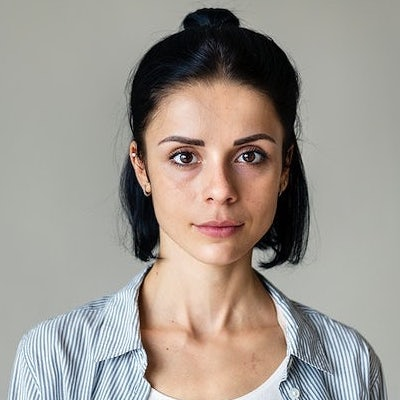
#> input picture input1.jpg, 400 x 400 px
$ python question2a.py
#> lines starting #> are read from the running program, lines starting #| are printed output that depends on the picture; after the words box and inside, x2 and y2 are one past the last pixel; in counts of white or black regions, pixels touching at a corner belong together
import numpy as np
import cv2
import random

img = cv2.imread('input1.jpg', cv2.IMREAD_COLOR)
#> img is the input picture: shape (400, 400, 3); mean B, G, R 143.9, 151.2, 158.4

# grey = cv2.cvtColor(img, cv2.COLOR_BGR2GRAY)

def create_pencil_strokes(img):
    prob = 0.4

    pencil_strokes = np.zeros(img.shape,np.uint8)

    thres = 1 - prob

    for i in range(img.shape[0]):
        for j in range(img.shape[1]):
            rdn = random.random()
            if rdn < prob:
                pencil_strokes[i][j] = 0
            elif rdn > thres:
                pencil_strokes[i][j] = 255
            else:
                pencil_strokes[i][j] = img[i][j]
    pencil_strokes = cv2.cvtColor(pencil_strokes, cv2.COLOR_BGR2GRAY)

    size = 20

    # blurs noise mask using motion blure to make pencil strokes

    # generating the kernel
    kernel_motion_blur = np.zeros((size, size))
    kernel_motion_blur[int((size-1)/2), :] = np.ones(size)
    kernel_motion_blur = kernel_motion_blur / size

    # applying the kernel to the input image
    pencil_strokes = cv2.filter2D(pencil_strokes, -1, kernel_motion_blur)

    return pencil_strokes


def draw_edges(img):
    # uses canny edge detection to get edges within image and inverts them
    # to make them look like pencil outline

    grey = cv2.cvtColor(img, cv2.COLOR_BGR2GRAY)
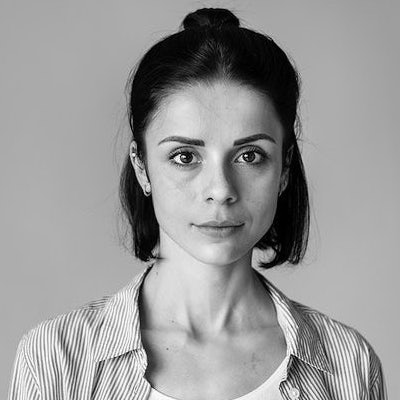
#> grey: shape (400, 400); min 0, max 255, mean 152.5

    edges = cv2.Canny(grey,180,200)
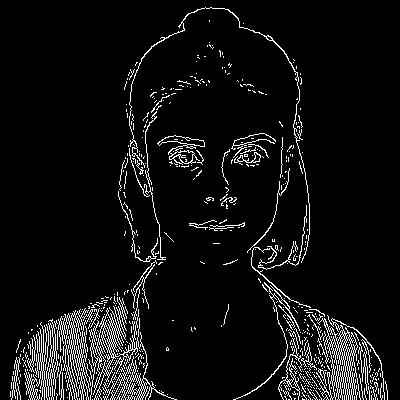
#> edges: shape (400, 400); 6.7% white in thin lines or dots
    inverted_edges = np.zeros(img.shape,np.uint8)
    inverted_edges = cv2.cvtColor(inverted_edges, cv2.COLOR_BGR2GRAY)
    inverted_edges = 255 - edges
#> inverted_edges: shape (400, 400); 93.3% white; black in thin lines or dots

    # adds all images together to create sketch appearance
    for i in range(img.shape[0]):
        for j in range(img.shape[1]):
            if inverted_edges[i,j] == 0:
                grey[i,j] = 0
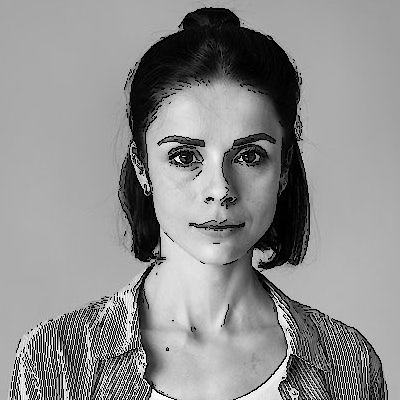
#> grey: shape (400, 400); 6.7% of pixels changed, all inside (x1, y1, x2, y2) = (10, 7, 388, 400)

    grey = cv2.GaussianBlur(grey, (3,3),20 )
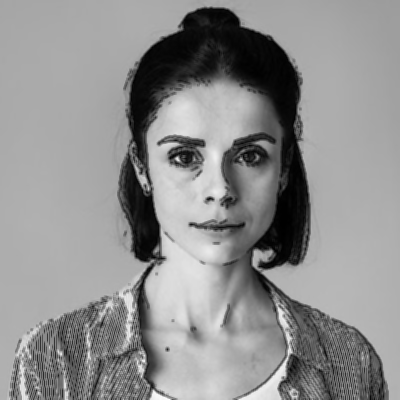
#> grey: shape (400, 400); min 0, max 250, mean 142.5

    return grey

grey = draw_edges(img)
pencil_strokes = create_pencil_strokes(img)
#> after the loop in create_pencil_strokes, `for i in range(img.shape[0]):`:
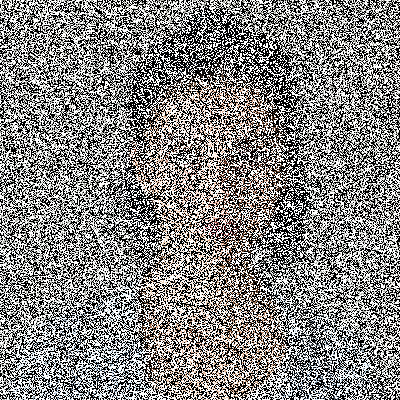
#> pencil_strokes: shape (400, 400, 3); mean B, G, R 130.6, 132, 133.4
#> in create_pencil_strokes, `pencil_strokes = cv2.filter2D(pencil_strokes, -1, kernel_motion_blur)`:
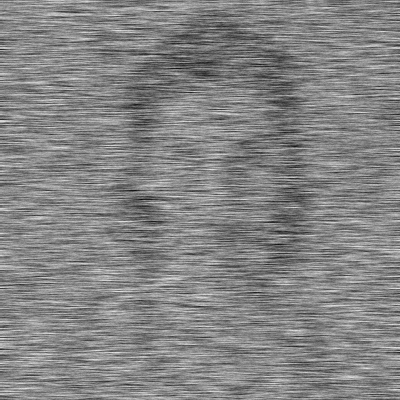
#> pencil_strokes: shape (400, 400); min 5, max 228, mean 132.2

alpha = 0.6
beta = 1 - alpha

sketched_image = cv2.addWeighted(grey, alpha, pencil_strokes, beta, 0)
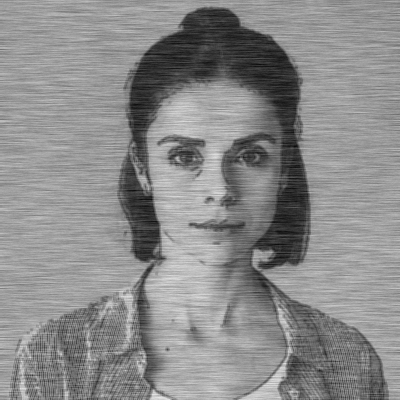
#> sketched_image: shape (400, 400); min 11, max 229, mean 138.4

cv2.imshow('Original Image', img)
cv2.imshow('sketch', sketched_image)

key = cv2.waitKey(0);
#> (key x is pressed here)

if (key == ord('x')):
        cv2.destroyAllWindows()
else:
    print("No image file successfully loaded.")

$ run again, with input2.jpg copied over input1.jpg
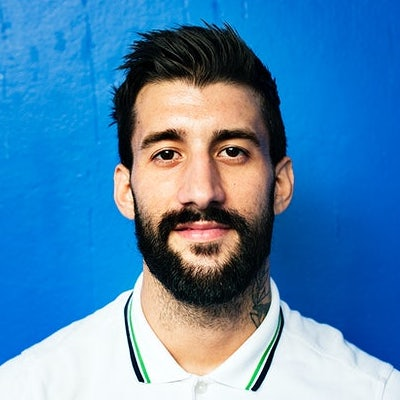
#> input picture input2.jpg, 400 x 400 px
#> img is the input picture: shape (400, 400, 3); mean B, G, R 176.8, 133.1, 78.9
#> edges: shape (400, 400); 4.1% white in thin lines or dots
#> inverted_edges: shape (400, 400); 95.9% white; black in thin lines or dots
#> after the loop in draw_edges, `for i in range(img.shape[0]):`:
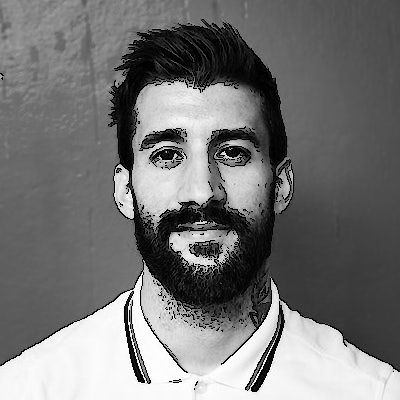
#> grey: shape (400, 400); min 0, max 255, mean 117.4
#> `sketched_image = cv2.addWeighted(grey, alpha, pencil_strokes, beta, 0)`:
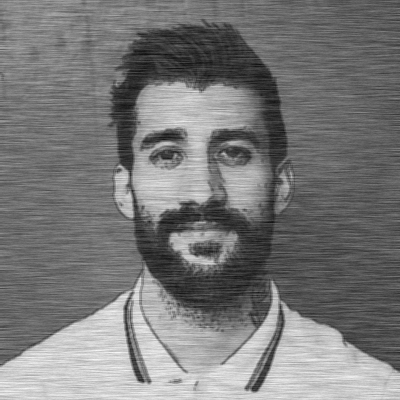
#> sketched_image: shape (400, 400); min 16, max 247, mean 120.9
